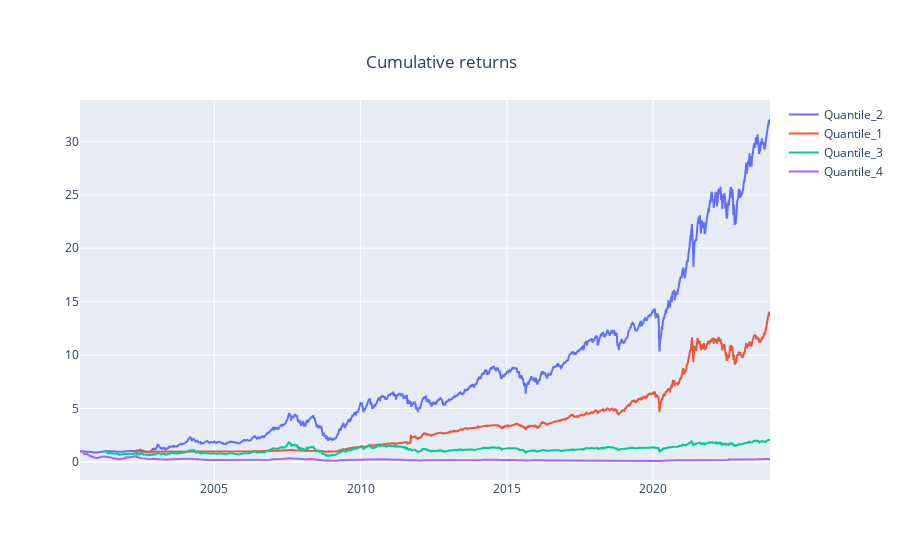

The notebook cell this image was saved under:
### Code cell
roe_pb_and_collection.plot_creturns()

### Figure 1 — Plotly figure (JSON) as saved in the notebook; plotly's stock layout.template omitted (floating-point values rounded to 4 significant figures; data arrays with more than 128 entries replaced by an {"elided": "..."} marker saying what was removed)
{"data": [{"hovertemplate": "%{meta}<br>Date:%{x}<br>Creturns:%{y}<extra></extra>", "meta": "Quantile_2", "mode": "lines", "name": "Quantile_2", "type": "scatter", "x": {"elided": "5836 str values"}, "y": {"elided": "5836 float values"}}, {"hovertemplate": "%{meta}<br>Date:%{x}<br>Creturns:%{y}<extra></extra>", "meta": "Quantile_1", "mode": "lines", "name": "Quantile_1", "type": "scatter", "x": {"elided": "5374 str values"}, "y": {"elided": "5374 float values"}}, {"hovertemplate": "%{meta}<br>Date:%{x}<br>Creturns:%{y}<extra></extra>", "meta": "Quantile_3", "mode": "lines", "name": "Quantile_3", "type": "scatter", "x": {"elided": "5616 str values"}, "y": {"elided": "5616 float values"}}, {"hovertemplate": "%{meta}<br>Date:%{x}<br>Creturns:%{y}<extra></extra>", "meta": "Quantile_4", "mode": "lines", "name": "Quantile_4", "type": "scatter", "x": {"elided": "5836 str values"}, "y": {"elided": "5836 float values"}}], "layout": {"title": {"text": "Cumulative returns", "x": 0.49, "xanchor": "center", "y": 0.9, "yanchor": "top"}}}
